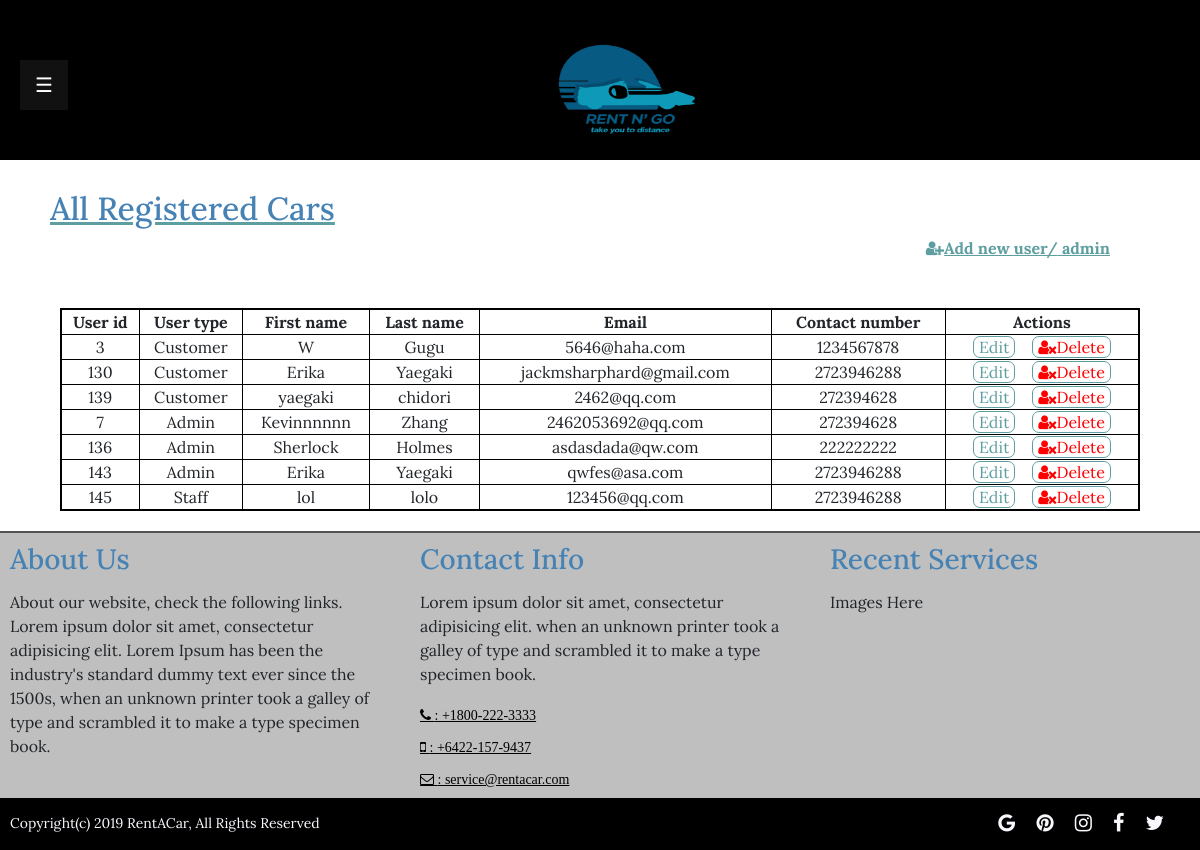
The page /admin_registeruser.php on the database its author committed.
### tables this page shows
CREATE TABLE `user` (
  `User_ID` int(11) NOT NULL,
  `UserType` int(2) DEFAULT NULL,
  `FName` varchar(20) DEFAULT NULL,
  `LName` varchar(30) DEFAULT NULL,
  `Email` varchar(40) DEFAULT NULL,
  `Password` char(55) DEFAULT NULL,
  `ContactNum` bigint(11) NOT NULL
);

### admin_registeruser_load.php (the view, shortened to what this page needs)
<?php
require "connect.php";
$stmt = "SELECT User_ID,UserType,FName,LName,Email,ContactNum FROM user order by UserType";
echo "<table class='table-format'id='usertable' rules='all'>";
echo "<tr><th>User id</th><th>User type</th><th>First name</th><th>Last name</th><th>Email</th><th>Contact number</th><th>Actions</th></tr>";
$sql = $conn->prepare($stmt, array(PDO::ATTR_CURSOR => PDO::CURSOR_SCROLL));
$sql->execute();
while ($row = $sql->fetch(PDO::FETCH_NUM, PDO::FETCH_ORI_NEXT)) {
  $id=$row[0];
  if($row[1] == 0){
    $user_type = 'Customer';
  }else if($row[1] == 1){
    $user_type = 'Admin';
  }else{
    $user_type = 'Staff';
  }
  $FName=$row[2];
  $LName=$row[3];
  $Email=$row[4];
  $ContactNum=$row[5];
  echo "<tr><td>$id</td><td>$user_type</td><td>$FName</td><td>$LName</td><td>$Email</td><td>$ContactNum</td><td>
  <a class='actionedt' href='admin_user_edit.php?id=$id'>Edit</a> &nbsp&nbsp
   <a class='actiondlte' href='delete_user.php?id=$id' OnClick=\"return confirm('Are you sure to delete?');\">
   <i class='fa fa-user-times' aria-hidden='true'></i>Delete</a></td></tr>";
}
echo"</table>";
?>

### header.php (shortened to what this page needs)
<!DOCTYPE html>
<html lang="en" dir="ltr">
  <head>
     <link rel="stylesheet" href="static/css/bootstrap.min.css" />
     <link rel="stylesheet" href="static/css/myStyle.css" />
     <link rel="stylesheet" href="https://cdnjs.cloudflare.com/ajax/libs/font-awesome/4.7.0/css/font-awesome.min.css" />
  </head>

### admin_registeruser.php (shortened to what this page needs)
<?php
include 'header.php';
?>
<body>
  <header>
    <div class="container-fluid text-center">
        <?php include 'sidebar.php'; ?>
        <a class="navbar-brand"  href="#"><img src="static/img/logo.png" width="180px" height="150px"></a>
    </div>
  </header>
  <section class="booking-table" id="main">
    <h2 class="table-header">All Registered Cars</h2>
    <span class='adduser' style='color:cadetblue;text-decoration:underline;'>
      <i class="fa fa-user-plus" aria-hidden="true"></i>Add new
      <a href="#" data-toggle='modal' data-target='#adduserModal' style='color:cadetblue;'>user/</a>
      <a href="#" data-toggle='modal' data-target='#addadminModal' style='color:cadetblue;'>admin</a>
    </span>
    <?php
              include "admin_registeruser_load.php";
    ?>
  </section>
  <section>
    <?php include 'footer.php'; ?>
  </section>
  </body>
</html>

### sidebar.php (shortened to what this page needs)
<button class="openbtn" onclick="openNav()">☰</button>

### footer.php (shortened to what this page needs)
<footer class="page-footer">
  <div class="container-fluid top-footer">
      <div class="row">
        <div class="col-md-4">
          <div class="footer-box">
            <h3 class="about-footer">About Us</h3>
            <p class="p2">About our website, check the following links. Lorem ipsum dolor sit amet, consectetur
              adipisicing elit. Lorem Ipsum has been the industry's standard dummy text ever since the 1500s, when an unknown printer took a galley of type and scrambled it to make a type specimen book.</p>
          </div>
        </div>
        <div class="col-md-4">
          <div class="footer-box">
            <h3 class="about-footer">Contact Info</h3>
            <p class="p2">Lorem ipsum dolor sit amet, consectetur
              adipisicing elit. when an unknown printer took a galley of type and scrambled it to make a type specimen book.</p>
            <a href="#"><i class="fa fa-phone iconfooter" aria-hidden="true"> : +1800-222-3333</i></a></br>
            <a href="#"><i class="fa fa-mobile iconfooter" aria-hidden="true"> : +6422-157-9437</i></a></br>
            <a href="#"><i class="fa fa-envelope-o iconfooter" aria-hidden="true"> : service@rentacar.com</i></a></br>
          </div>
        </div>
        <div class="col-md-4">
          <div class="footer-box">
            <h3 class="about-footer">Recent Services</h3>
            <p>Images Here</p>
          </div>
        </div>
      </div>
    </div>
    <div class="container-fluid bottom-footer" id="main">
      <div class="row">
        <div class="col-md-6">
          <div class="copyright">
            <p>Copyright(c) 2019 RentACar, All Rights Reserved</p>
          </div>
        </div>
        <div class="col-md-6">
          <div class="container">
            <div class="social-links">
              <a href="#" title="twitter"target="_blank">
                <i class="fa fa-twitter" aria-hidden="true"></i>
              </a>
              <a href="#" title="facebook">
                <i class="fa fa-facebook" aria-hidden="true"></i>
              </a>
              <a href="#" title="instagram">
                <i class="fa fa-instagram" aria-hidden="true"></i>
              </a>
              <a href="#" title="pinterest">
                <i class="fa fa-pinterest" aria-hidden="true"></i>
              </a>
              <a href="#" title="googleplus">
                <i class="fa fa-google" aria-hidden="true"></i>
              </a>
            </div>
          </div>
        </div>
      </div>
    </div>
</footer>

### static/css/myStyle.css (style rules this page uses)
* { margin: 0; padding: 0; font-family: Lora; }
header { background:black; }
img { max-width: 100%; }
.container-fluid { padding: 0 !important; }
.adduser { float: right; margin-right: 90px; font-weight: bold; }
h3, h2 { color: steelblue !important; }
footer { margin-top: 20px; border-top: 2px outset black; }
.top-footer { background-color: rgba(0,0,0,.25); padding-left: 50px; padding-right: 100px; padding-bottom: 10px; }
.footer-box { padding-left: 10px; }
.about-footer { padding-top:10px; padding-bottom: 5px; }
.bottom-footer { background-color: black; color: white; padding-left: 50px; padding-right: 100px; }
.copyright { padding-top:15px; padding-left: 10px; font-size: 14px; color: ghostwhite; }
.social-links a { float: right; padding-top:10px; color: ghostwhite !important; font-size: 20px; }
.openbtn { font-size: 20px; cursor: pointer; background-color: #111; color: white; padding: 10px 15px; border: none; margin-left: 20px; margin-top: 60px; float: left; }
#main { transition: margin-left .5s; padding: 0; }
.iconfooter { text-decoration: underline !important; color: black !important; font-size: 14px !important; padding-bottom: 12px; }
.table-format { border: solid 2px black; border-radius: 10px; margin-left: auto; margin-right: auto; margin-top:80px; text-align:center; width: 90%; }
.table-header { margin-top: 30px; margin-left: 50px; text-decoration: underline; text-decoration-color: cadetblue; text-decoration-style: solid; }
.actiondlte { border: 1px solid cadetblue; border-radius: 7px; text-align:center; color: red; padding-left: 5px; padding-right: 5px; }
.actionedt { border: 1px solid cadetblue; border-radius: 7px; text-align:center; color: cadetblue; padding-left: 5px; padding-right: 5px; }

### rows shown on the page
user: User_ID "3", UserType "Customer", FName "W", LName "Gugu", Email "5646@haha.com", ContactNum "1234567878"
user: User_ID "130", UserType "Customer", FName "Erika", LName "Yaegaki", Email "jackmsharphard@gmail.com", ContactNum "2723946288"
user: User_ID "139", UserType "Customer", FName "yaegaki", LName "chidori", Email "2462@qq.com", ContactNum "272394628"
user: User_ID "7", UserType "Admin", FName "Kevinnnnnn", LName "Zhang", Email "2462053692@qq.com", ContactNum "272394628"
user: User_ID "136", UserType "Admin", FName "Sherlock", LName "Holmes", Email "asdasdada@qw.com", ContactNum "222222222"
user: User_ID "143", UserType "Admin", FName "Erika", LName "Yaegaki", Email "qwfes@asa.com", ContactNum "2723946288"
user: User_ID "145", UserType "Staff", FName "lol", LName "lolo", Email "123456@qq.com", ContactNum "2723946288"
